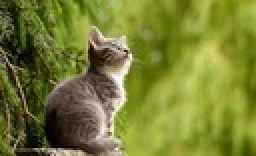
%> input picture cat.jpg, 128 x 78 px, shrunk from 288 x 175 before the run (shown 2 times larger)
$ octave IC-PCA.m   (GNU Octave 9; MATLAB toolbox functions it lacks are replaced by stand-ins)
%> lines starting %> are read from the running program, lines starting %| are printed output that depends on the picture
% Use PCA to break apart grayscale image into components, and regenerate an
% image using sub-portions of those components (essentially image compression)

%% Load image
img = imread('cat.jpg');
%> img is the input picture: size 78x128x3 uint8; mean R, G, B 119.6, 126.2, 51.3

%% Get grayscale image
gray = rgb2gray(img);
[r,c] = size(gray);
%> r = 78; c = 128

%% Visualize Original Image
 figure(1);
 subplot(1,2,1);
 imshow(gray);
 title('Original');

%% Do SVD on grayscale NxN matrix

gray = imresize(gray,[max(r,c),max(r,c)],'bicubic');
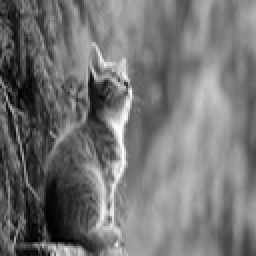
%> gray: size 128x128 uint8 (shown 2 times larger); min 0, max 255, mean 115.7
shape = size(gray);
%> shape = [128 128]
[U,S,V] = svd(im2double(gray));

%% Contains sub-portion of components
Ug = zeros(shape);
Sg = zeros(shape);
Vgt = zeros(shape);
Vt = V'; % Keep track of transposed V, easier than transposing each time

%% Regenerate from components
for p = 1:size(gray,1)
%     p = 10; % How many rows to take from original matrix

    % Create regenerated image
    Ug(:, 1:p) = U(:, 1:p);
    Sg(1:p, 1:p) = S(1:p, 1:p);
    Vgt(1:p, :) = Vt(1:p, :);
    regenerated_img = Ug*Sg*Vgt;

    %% Visualize
     subplot(1,2,2);
     regenerated_img = imresize(regenerated_img,[r,c]);
     imshow(regenerated_img);
     title(sprintf('Regenerated p=%d / %d', p,size(gray,1) ));
     pause(0.5);

    %% Save to file
    %imwrite(regenerated_img,sprintf('PCA_cat_%d.png', p),'png');
end
%> this loop made 128 passes
%> pass 1, `regenerated_img = Ug*Sg*Vgt;`:
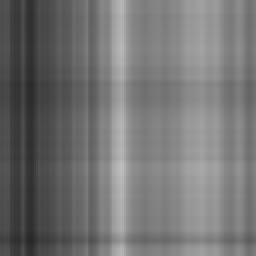
%> regenerated_img: size 128x128 double (shown 2 times larger); min 0.157, max 0.745, mean 0.454
%> pass 1, `regenerated_img = imresize(regenerated_img,[r,c]);`:
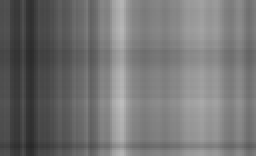
%> regenerated_img: size 78x128 double (shown 2 times larger); min 0.159, max 0.744, mean 0.454
%> after the loop:
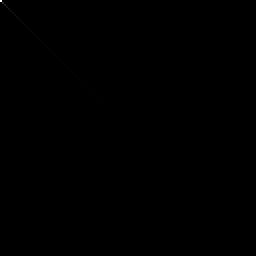
%> Sg: size 128x128 double (shown 2 times larger); min 0, max 60.25, mean 0; drawn with min black and max white
%> after the loop:
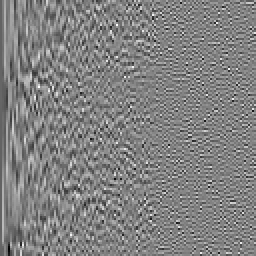
%> Ug: size 128x128 double (shown 2 times larger); min -0.379, max 0.364, mean -0.000753; drawn with min black and max white
%> after the loop:
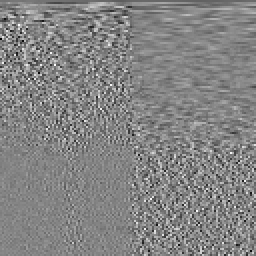
%> Vgt: size 128x128 double (shown 2 times larger); min -0.444, max 0.411, mean -0.000413; drawn with min black and max white
%> after the loop:
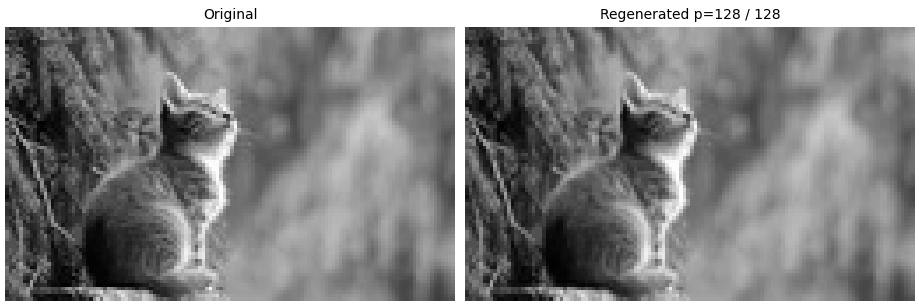
%> figure redrawn from the program's plot data, 2 panels
